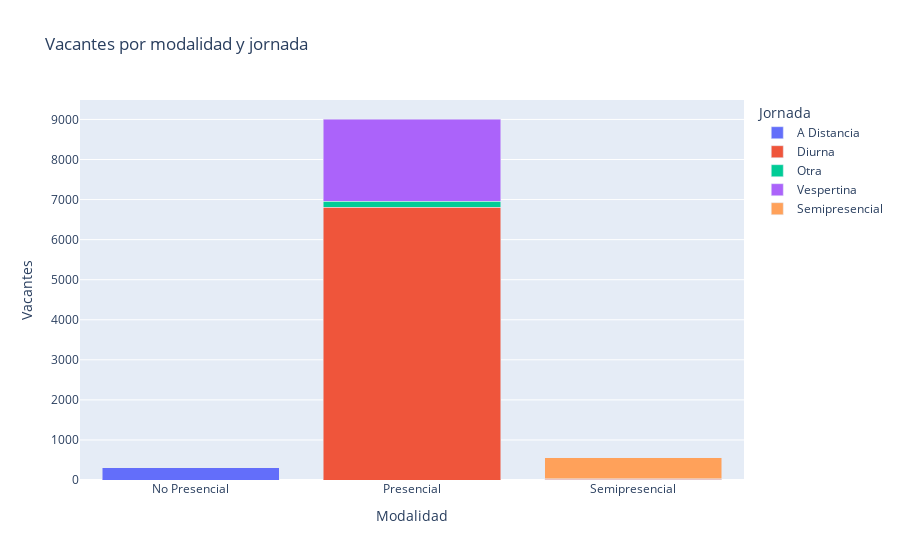

This figure's notebook cell:
### Markdown cell above
## Modalidades y jornadas
Gráfico apilado que combina modalidad (Presencial, Semipresencial, etc.) con jornada para diagnosticar la flexibilidad de la oferta.

### Code cell
modalidad = (
    los_rios.groupby(['modalidad', 'jornada'], as_index=False)
    .agg(vacantes_totales=('total_vacantes', 'sum'))
)
fig_modalidad = px.bar(
    modalidad,
    x='modalidad',
    y='vacantes_totales',
    color='jornada',
    title='Vacantes por modalidad y jornada',
    labels={'modalidad': 'Modalidad', 'vacantes_totales': 'Vacantes', 'jornada': 'Jornada'}
)
fig_modalidad.update_layout(barmode='stack')
fig_modalidad

### Figure 1 — Plotly figure (JSON) as saved in the notebook; plotly's stock layout.template omitted (floating-point values rounded to 4 significant figures)
{"data": [{"hovertemplate": "Jornada=A Distancia<br>Modalidad=%{x}<br>Vacantes=%{y}<extra></extra>", "legendgroup": "A Distancia", "marker": {"color": "#636efa", "pattern": {"shape": ""}}, "name": "A Distancia", "orientation": "v", "showlegend": true, "textposition": "auto", "type": "bar", "x": ["No Presencial"], "xaxis": "x", "y": [307], "yaxis": "y"}, {"hovertemplate": "Jornada=Diurna<br>Modalidad=%{x}<br>Vacantes=%{y}<extra></extra>", "legendgroup": "Diurna", "marker": {"color": "#EF553B", "pattern": {"shape": ""}}, "name": "Diurna", "orientation": "v", "showlegend": true, "textposition": "auto", "type": "bar", "x": ["Presencial", "Semipresencial"], "xaxis": "x", "y": [6808, 14], "yaxis": "y"}, {"hovertemplate": "Jornada=Otra<br>Modalidad=%{x}<br>Vacantes=%{y}<extra></extra>", "legendgroup": "Otra", "marker": {"color": "#00cc96", "pattern": {"shape": ""}}, "name": "Otra", "orientation": "v", "showlegend": true, "textposition": "auto", "type": "bar", "x": ["Presencial"], "xaxis": "x", "y": [145], "yaxis": "y"}, {"hovertemplate": "Jornada=Vespertina<br>Modalidad=%{x}<br>Vacantes=%{y}<extra></extra>", "legendgroup": "Vespertina", "marker": {"color": "#ab63fa", "pattern": {"shape": ""}}, "name": "Vespertina", "orientation": "v", "showlegend": true, "textposition": "auto", "type": "bar", "x": ["Presencial", "Semipresencial"], "xaxis": "x", "y": [2058, 14], "yaxis": "y"}, {"hovertemplate": "Jornada=Semipresencial<br>Modalidad=%{x}<br>Vacantes=%{y}<extra></extra>", "legendgroup": "Semipresencial", "marker": {"color": "#FFA15A", "pattern": {"shape": ""}}, "name": "Semipresencial", "orientation": "v", "showlegend": true, "textposition": "auto", "type": "bar", "x": ["Semipresencial"], "xaxis": "x", "y": [531], "yaxis": "y"}], "layout": {"barmode": "stack", "legend": {"title": {"text": "Jornada"}, "tracegroupgap": 0}, "title": {"text": "Vacantes por modalidad y jornada"}, "xaxis": {"anchor": "y", "domain": [0, 1], "title": {"text": "Modalidad"}}, "yaxis": {"anchor": "x", "domain": [0, 1], "title": {"text": "Vacantes"}}}}
